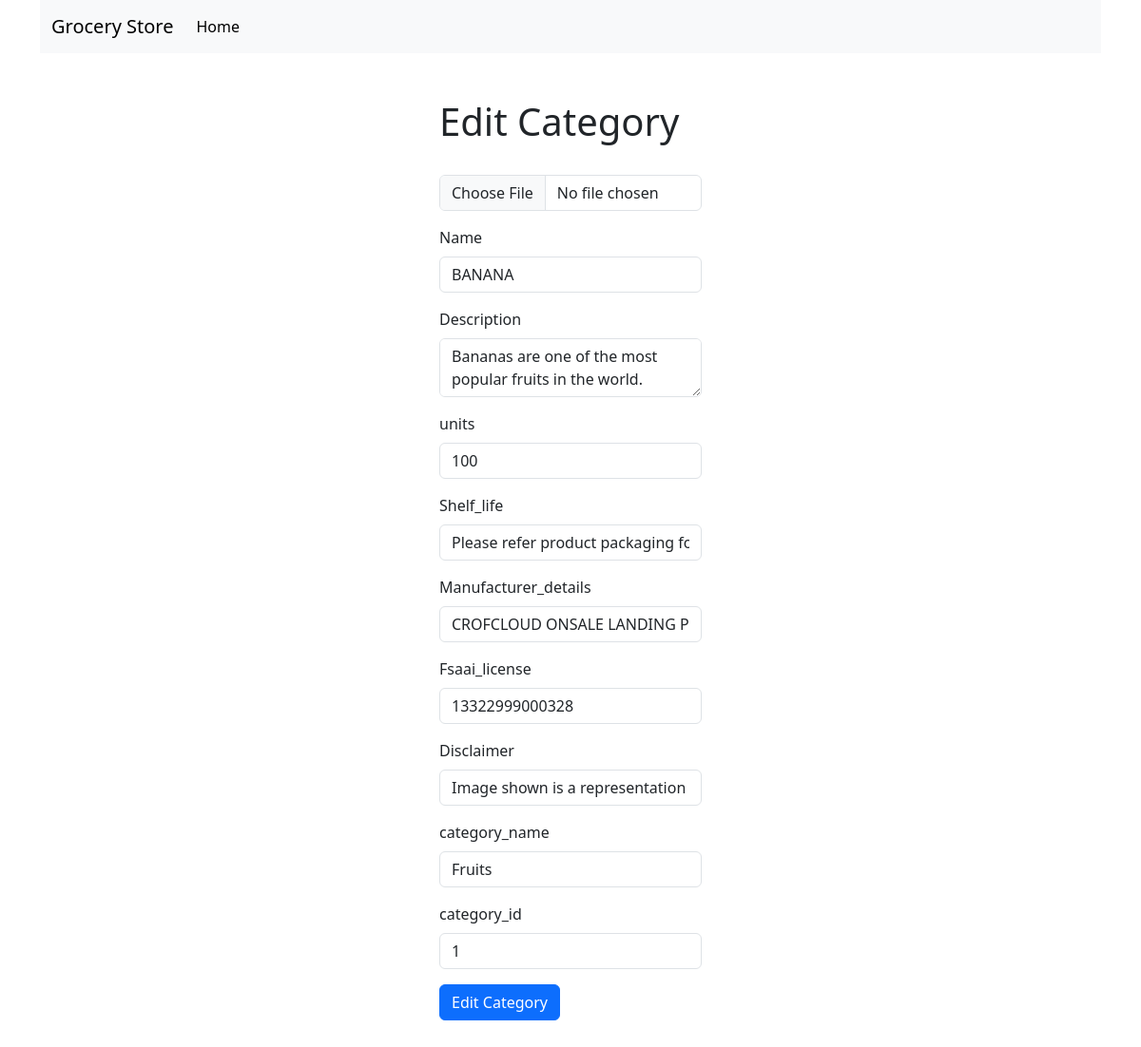
Page /edit_product/3 (signed in) on the earlier database version.
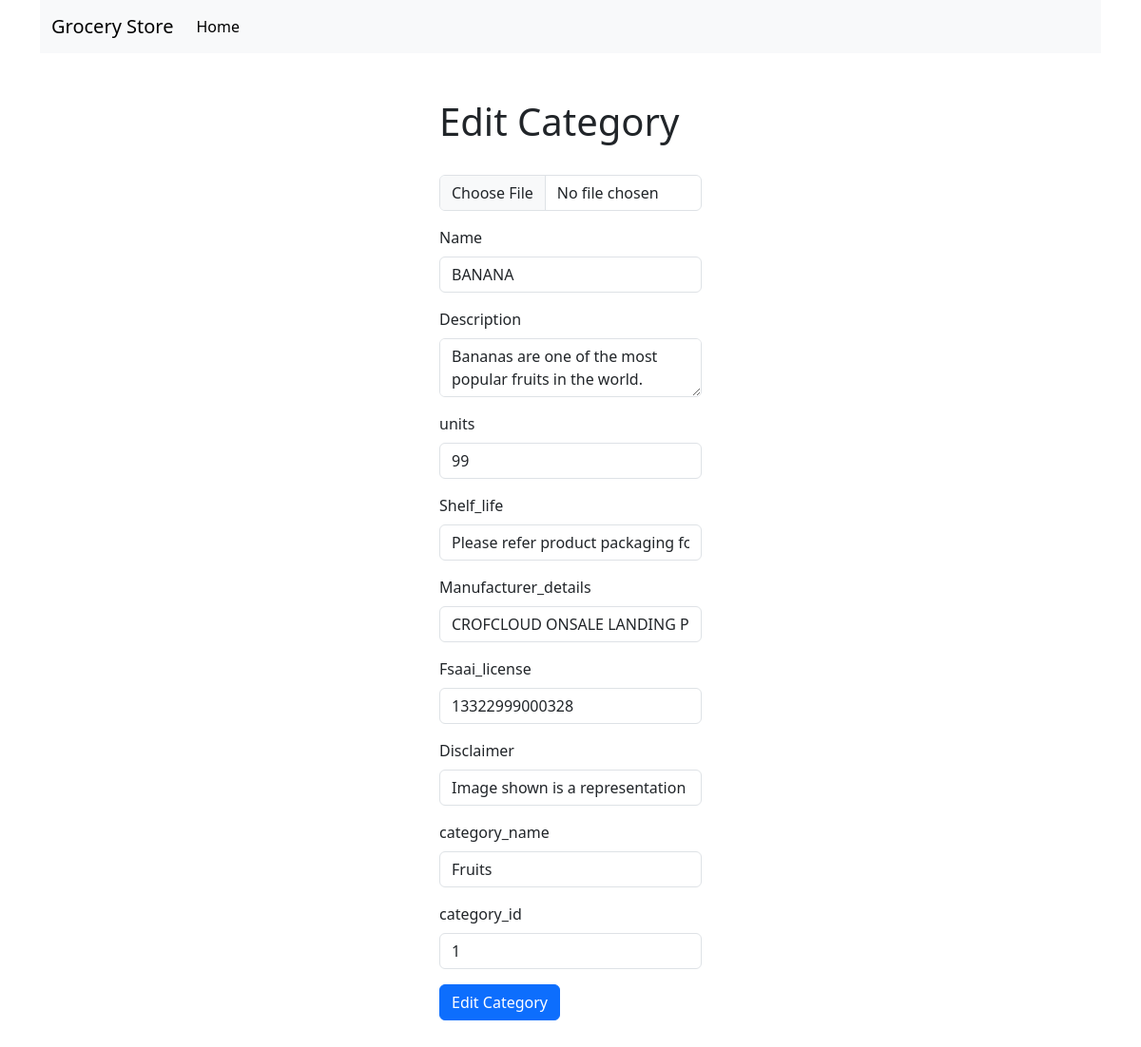
Same page on the later database version.
### code/appl/dbmodels.py (models this page shows)
class Product(db.Model):
    __tablename__ = "product"
    id = db.Column(db.Integer, primary_key=True, autoincrement=True)
    owner = db.Column(db.Integer, nullable=False)
    description = db.Column(db.String, nullable=False)
    name = db.Column(db.String, unique=True, nullable=False)
    units = db.Column(db.Integer, nullable=False)
    price = db.Column(db.Integer, nullable=False)
    shelf_life=db.Column(db.Integer, nullable=False)
    manufacturer_details=db.Column(db.String, nullable=False)
    fsaai_license=db.Column(db.String, nullable=False)
    disclaimer=db.Column(db.String, nullable=False)
    category_n=db.Column(db.String, nullable=False)
    category_id = db.Column(db.Integer, db.ForeignKey('category.id'), nullable=False)
    category = db.relationship('Category', backref=db.backref('products', lazy=True))

### code/appl/controller.py (the view, shortened to what this page needs)
@app.route("/edit_product/<product_id>", methods = ["GET", "POST"])
def edit_product(product_id):
    if "user" in session:
        user = User.query.filter_by(name=session["user"]).first()
        if user.admin:
            product = Product.query.filter_by(id = product_id).first()
            if request.method == "GET":
                return render_template("editing_products.html", product=product)
    return redirect("/")

### code/templates/editing_products.html (shortened to what this page needs)
<!DOCTYPE html>
<html lang="en">
<head>
    <link href="https://cdn.jsdelivr.net/npm/bootstrap@5.3.1/dist/css/bootstrap.min.css" rel="stylesheet">
</head>
<body>
    <div class="container">
        <nav class="navbar navbar-expand-lg bg-light">
            <div class="container-fluid">
              <a class="navbar-brand" href="#">Grocery Store</a>
              <div class="collapse navbar-collapse" id="navbarSupportedContent">
                <ul class="navbar-nav me-auto mb-2 mb-lg-0">
                  <li class="nav-item">
                    <a class="nav-link active" aria-current="page" href="/">Home</a>
                  </li>
                </ul>
              </div>
            </div>
          </nav>
        </div>
        <div class="container py-4 py-xl-5 mx-auto col-xl-3">
            <h1>Edit Category</h1>
            <br>
            <form method="POST" enctype="multipart/form-data">
                <div class="input-group mb-3">
                    <input class="form-control" type="file" name="img" placeholder="Upload Image">
                </div>
                <div class="mb-3">
                  <label class="form-label">Name</label>
                  <input type="text" class="form-control" name="name" value="{{product.name}}">
                </div>
                <div class="mb-3">
                  <label class="form-label">Description</label>
                  <textarea type="text" class="form-control" name="description">{{product.description}}</textarea>
                </div><div class="mb-3">
                    <label class="form-label">units</label>
                    <input type="number" class="form-control" name="units" value="{{product.units}}">
                  </div>
                  <div class="mb-3">
                    <label class="form-label">Shelf_life</label>
                    <input type="text" class="form-control" name="shelf_life" value="{{product.shelf_life}}">
                  </div>
                  <div class="mb-3">
                    <label class="form-label">Manufacturer_details</label>
                    <input type="text" class="form-control" name="manufacturer_details"  value="{{product.manufacturer_details}}">
                  </div>
                  <div class="mb-3">
                    <label class="form-label">Fsaai_license</label>
                    <input type="text" class="form-control" name="fsaai_license" value="{{product.fsaai_license}}">
                  </div>
                  <div class="mb-3">
                    <label class="form-label">Disclaimer</label>
                    <input type="text" class="form-control" name="disclaimer" value="{{product.disclaimer}}">
                  </div>
                  <div class="mb-3">
                    <label class="form-label">category_name</label>
                    <input type="text" class="form-control" name="category_n" value="{{product.category_n}}">
                  </div>
                  <div class="mb-3">
                    <label class="form-label">category_id</label>
                    <input type="number" class="form-control" name="category_id" value="{{product.category_id}}">
                  </div>
                <button type="submit" class="btn btn-primary">Edit Category</button>
              </form>
        </div>
</body>
</html>

Differences in the rows shown:
changed Product "BANANA": units "100" → "99"
